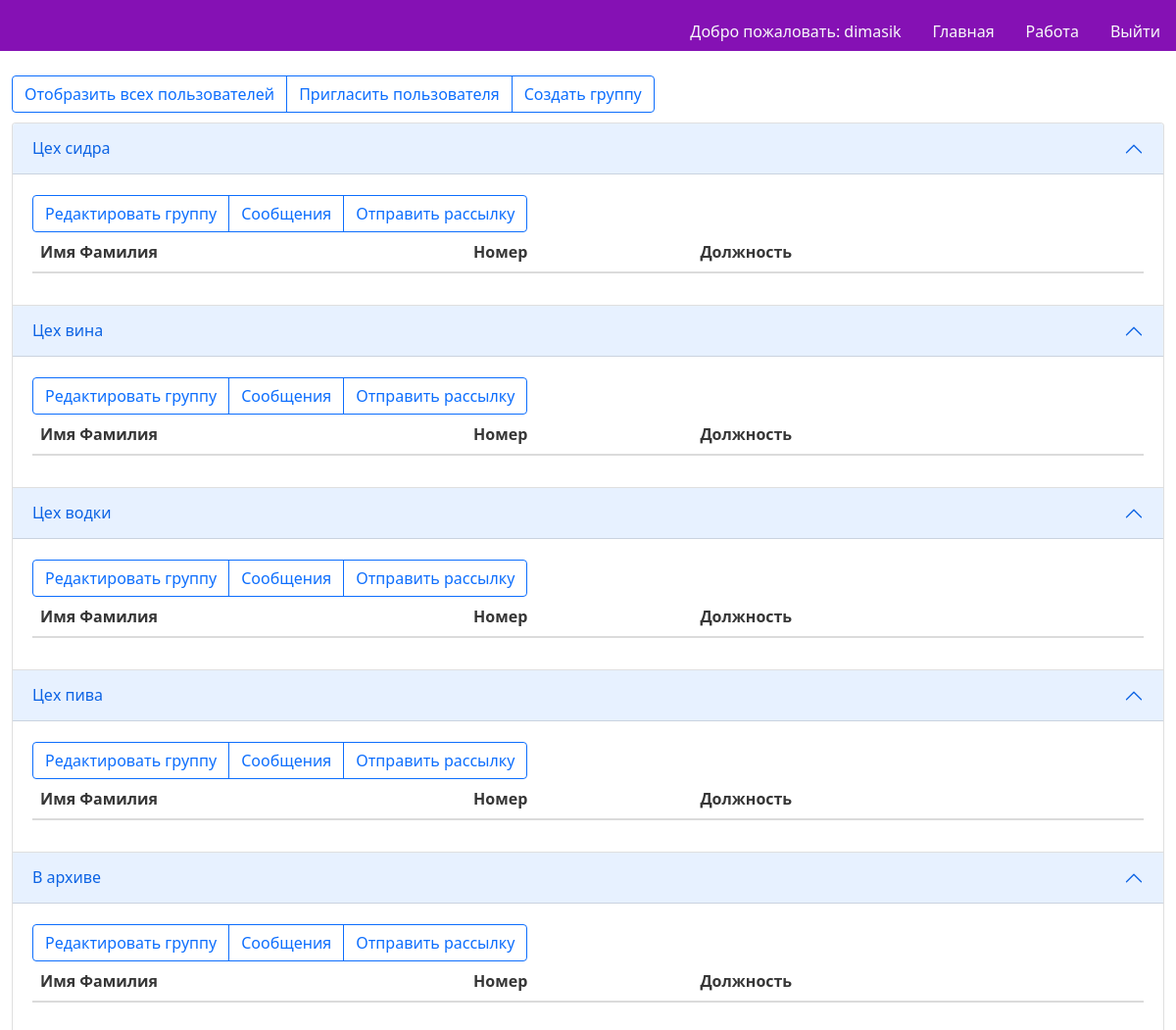
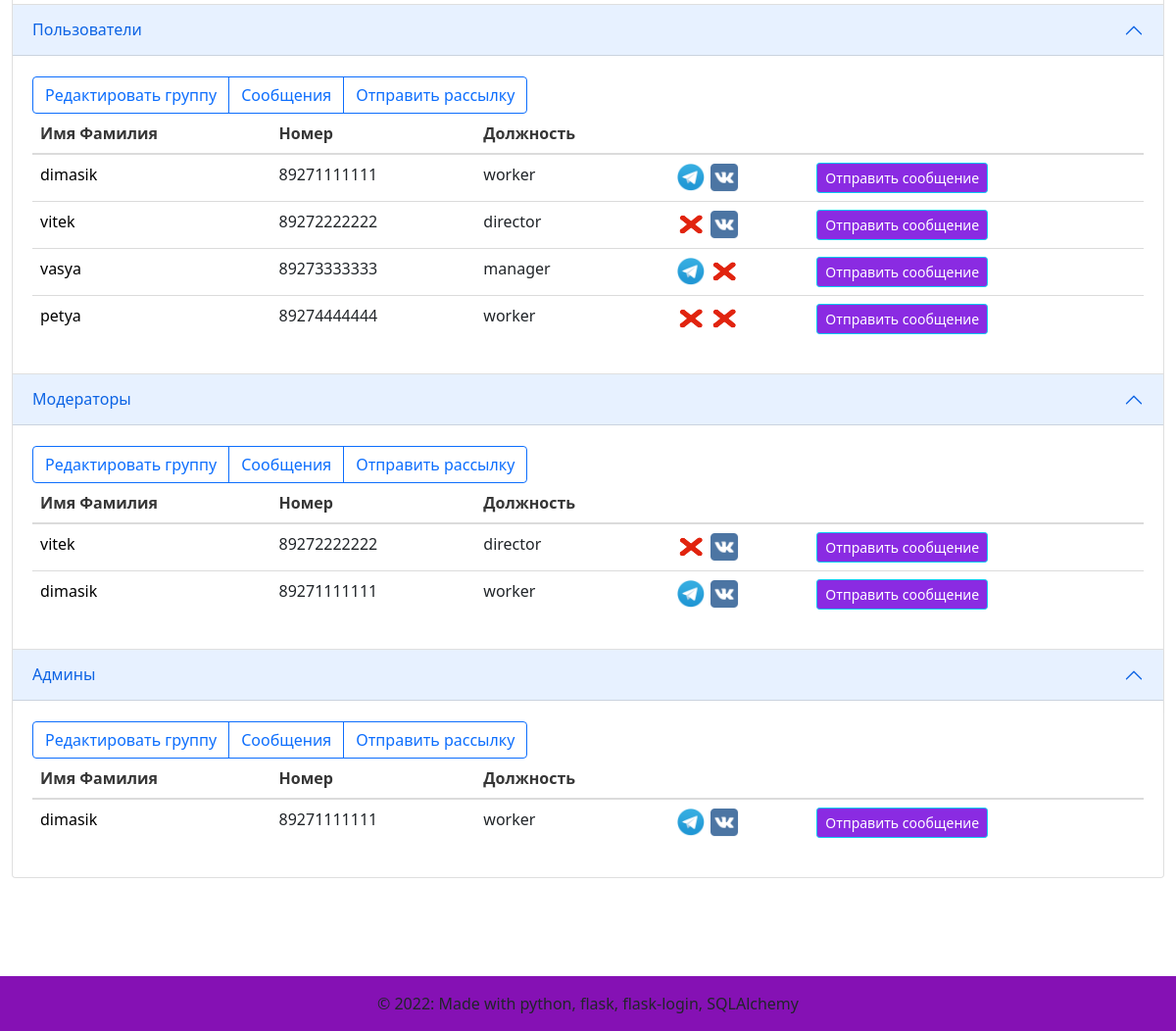
/workallgroups (signed in), run on an earlier commit of the app's database (2 pictures, top to bottom).
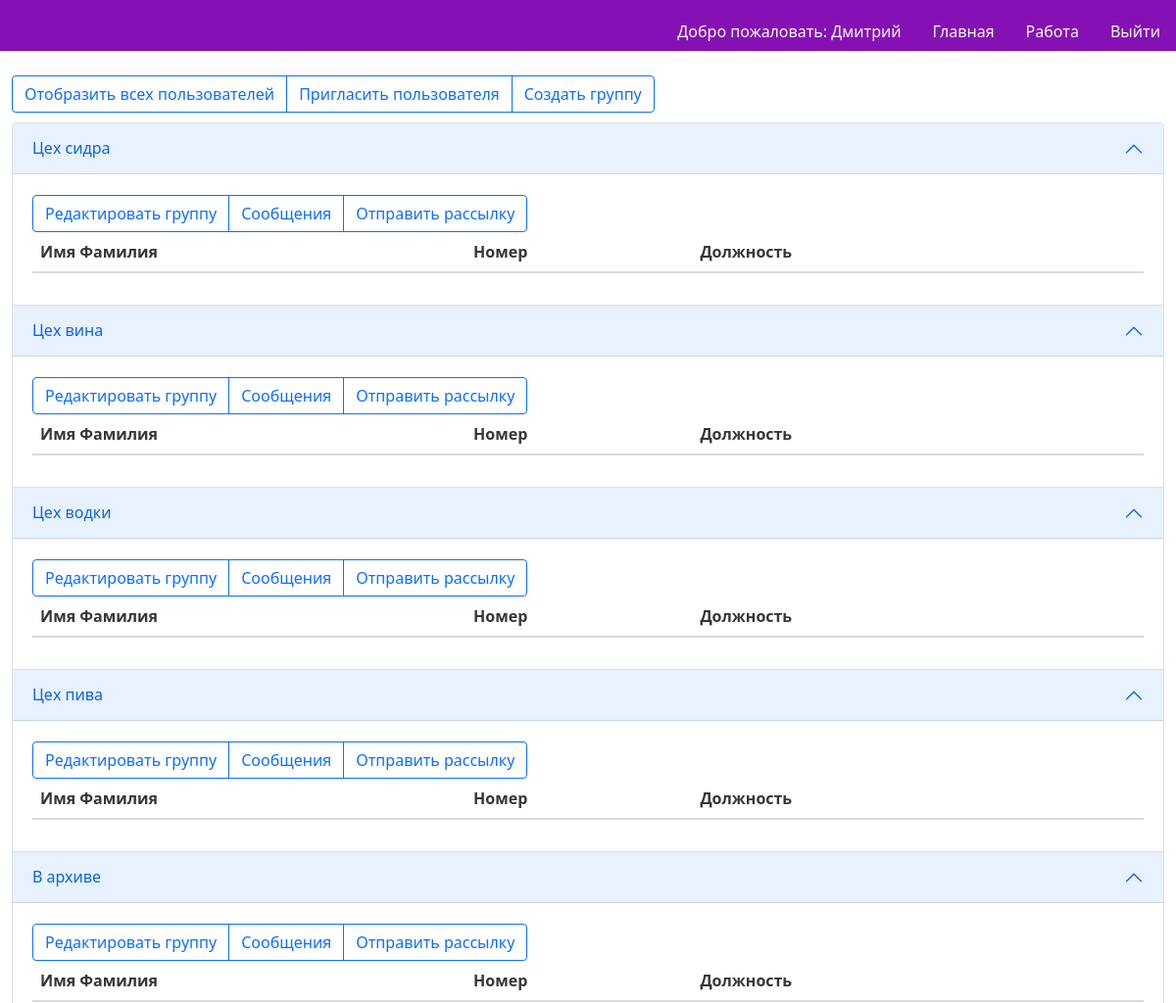
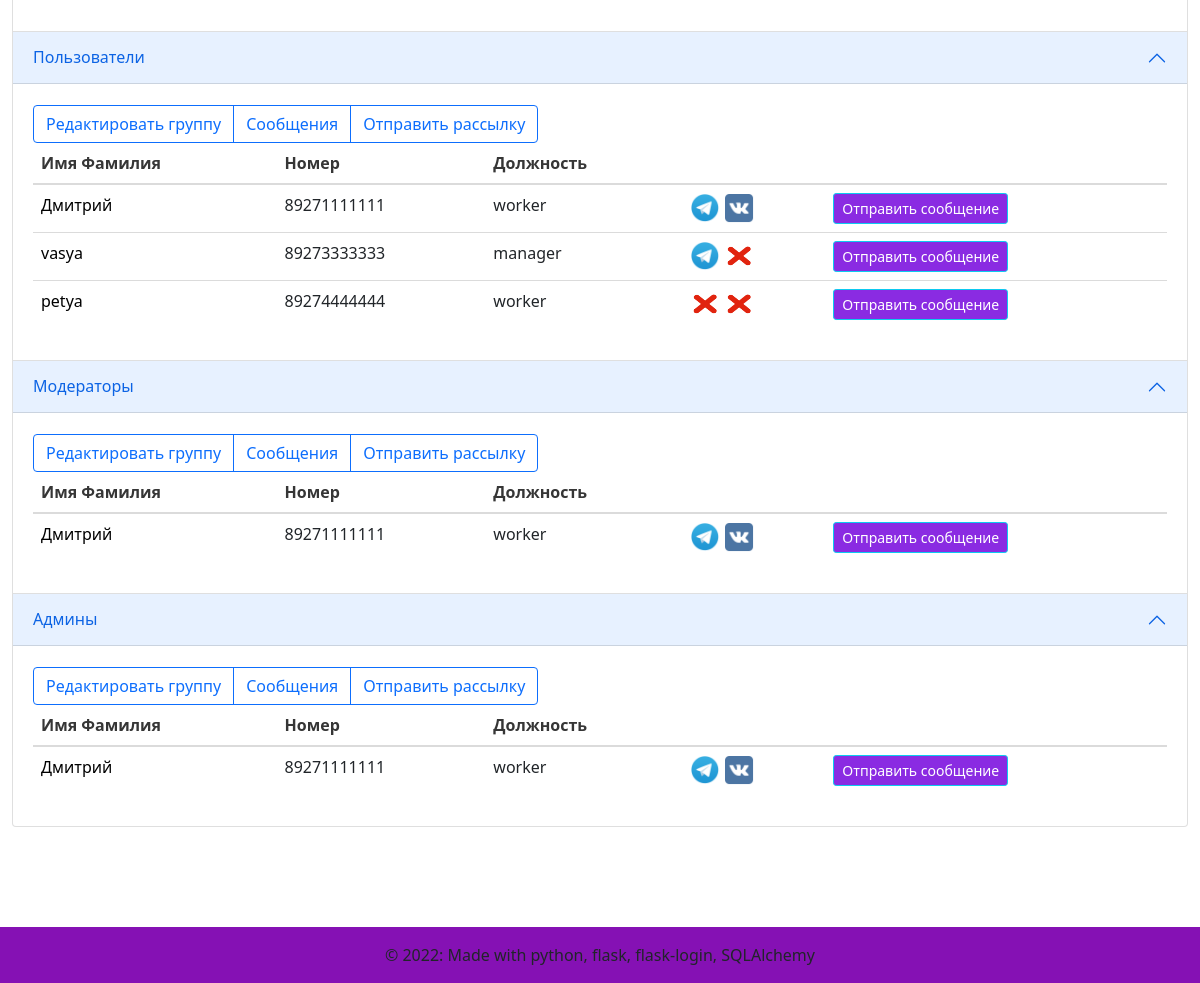
And on a later commit of the database (2 pictures, top to bottom).
### models.py (models this page shows)
class User(UserMixin, db.Model):
    id = db.Column(db.Integer,
                   nullable=False,
                   unique=True,
                   primary_key=True,
                   autoincrement=True)  # primary keys are required by SQLAlchemy
    password = db.Column(db.String(100))  # пароль есть только у администраторов и модераторов
    name = db.Column(db.String(100))  # имя фамилия
    phone_number = db.Column(db.String(11), unique=True)  # номер телефона
    vk_authorized = db.Column(db.Boolean)  # авторизован вк или нет
    tlg_authorized = db.Column(db.Boolean)  # авторизован в телеграм или нет
    status = db.Column(db.String(30))  # статус пользователя(ожидает подтверждения\в архиве\подтвержден)
    app_role = db.Column(db.String(20))  # роль в приложении(админ, модератор, пользователь)
    organisation_role = db.Column(db.String(100))  # должность в организации

class Group(db.Model):
    id = db.Column(db.Integer,
                   nullable=False,
                   unique=True,
                   primary_key=True,
                   autoincrement=True)  # primary keys are required by SQLAlchemy
    name = db.Column(db.String(100), unique=True)  # название группы
    owner_id = db.Column(db.Integer, db.ForeignKey('user.id'))  # идентификатор создателя или владельца
    owner = db.relationship('User', backref='owner', lazy='subquery')

### main.py (the view)
@main.route('/workallgroups')
@login_required
def workallgroups():
    users = User.query.all()
    relations = db.session.query(users_groups_relations).all()
    groups = Group.query.order_by(db.desc(Group.id)).all()
    return render_template('workallgroups.html', users=users, groups=groups, relations=relations)

### templates/workallgroups.html
{% extends "base.html" %}
{% block content %}
<div class="btn-group" role="group" aria-label="Basic outlined example" style="margin-top: 5px">
<a class="btn btn-outline-primary" href="./workallusers" role="button">Отобразить всех пользователей</a>
<a class="btn btn-outline-primary" href="{{url_for('users.createuser')}}" role="button">Пригласить пользователя</a>
<a class="btn btn-outline-primary" href="{{url_for('groups.creategroup')}}" role="button">Создать группу</a>
</div>
    <div class="accordion" id="accordionPanelsStayOpenExample" style="margin-top: 10px">
    {% for group in groups if current_user.app_role == 'administrator' or current_user.id == group['owner_id'] or group['id'] == 4%}
      <div class="accordion-item">
        <h2 class="accordion-header" id="panelsStayOpen-heading{{ group['id'] }}">
          <button class="accordion-button" type="button" data-bs-toggle="collapse" data-bs-target="#panelsStayOpen-collapse{{ group['id'] }}" aria-expanded="true" aria-controls="panelsStayOpen-collapse{{ group['id'] }}">
            {{ group['name'] }}
          </button>
        </h2>
        <div id="panelsStayOpen-collapse{{ group['id'] }}" class="accordion-collapse collapse show" aria-labelledby="panelsStayOpen-heading{{ group['id'] }}">
          <div class="accordion-body">
                <div class="btn-group" role="group" aria-label="Basic outlined example" style="margin-top: 5px; margin-right: 10px">
                    <a class="btn btn-outline-primary" href="{{ url_for('groups.editgroup', id=group['id']) }}" role="button">Редактировать группу</a>
                    <a class="btn btn-outline-primary" href="#" role="button">Сообщения</a>
                    <a class="btn btn-outline-primary" href="#" role="button">Отправить рассылку</a>
                </div>
                <table class="table table-hover">
                      <thead>
                        <tr>
                          <th scope="col">Имя Фамилия</th>
                          <th scope="col">Номер</th>
                          <th scope="col">Должность</th>
                            <th scope="col"></th>
                          <th scope="col"></th>
                        </tr>
                      </thead>
                    <tbody>
                        {% for row in relations if group['id'] == row['group_id']%}
                            {%for user in users if user['id'] == row['user_id']%}
                                <tr id="group{{ group['id'] }}user{{ user['id'] }}">
                                  <td scope="row">
                                      <a class="text-decoration-none" style="color: black"
                                        href="{{ url_for('users.edituser', id=user['id']) }}">
                                      {{ user['name'] }}</a></td>
                                  <td>{{ user['phone_number'] }}</td>
                                  <td>{{ user['organisation_role'] }}</td>
                                  <td>
                                      {% if user['tlg_authorized'] %}
                                          <img src="../static/images/tg.png" alt="TG" class="img-rounded" style="height:30px; width:30px"/>
                                      {% else %}
                                          <img src="../static/images/none.png" alt="" class="img-rounded" style="height:30px; width:30px"/>
                                      {% endif %}
                                      {% if user['vk_authorized'] %}
                                          <img src="../static/images/vk.png" alt="VK" class="img-rounded" style="height:30px; width:30px"/>
                                      {% else %}
                                          <img src="../static/images/none.png" alt="" class="img-rounded" style="height:30px; width:30px"/>
                                      {% endif %}
                                  </td>
                                  <td>
                                        <a class="btn btn-info btn-sm" style="background-color:blueviolet; color:white" href="">
                                            Отправить сообщение
                                        </a>
                                  </td>
                                </tr>
                              {%endfor%}
                        {% endfor %}
                    </tbody>
                </table>
          </div>
        </div>
      </div>
    {% endfor %}
    </div>
{% endblock %}

### templates/base.html (shortened to what this page needs)
<!DOCTYPE html>
<html>
<head>
    <link rel="stylesheet" href="https://cdnjs.cloudflare.com/ajax/libs/bulma/0.7.2/css/bulma.min.css" />
    <link href="https://cdn.jsdelivr.net/npm/bootstrap@5.1.3/dist/css/bootstrap.min.css" rel="stylesheet">
    <link rel="stylesheet" href="../static/css/preloader.css"/>
</head>
<body class="loader-body" style="background-color: #ffffff; height: inherit">
            <nav class="d-none page-header navbar navbar-light sticky-top" style="background-color: #8511b4;">
                <div class="container-fluid ">
                    <ul class="nav nav-pills position-absolute bottom-0 end-0">
                        {% if current_user.is_authenticated %}
                        <li class="nav-item">
                            <a class="nav-link text-light" style="color: black"
                                        href="{{ url_for('users.edituser', id=current_user.id) }}">
                                Добро пожаловать: {{ current_user.name }}
                            </a>
                         </li>
                        {% endif %}
                        <li class="nav-item" >
                            <a href="{{ url_for('main.index') }}" class="nav-link text-light">
                                Главная
                            </a>
                        </li>
                        {% if current_user.is_authenticated %}
                        <li class="nav-item">
                            <a href="{{ url_for('main.workallusers') }}" class="nav-link text-light">
                                Работа
                            </a>
                        </li>
                        {% endif %}
                        {% if current_user.is_authenticated %}
                        <li class="nav-item">
                            <a href="{{ url_for('auth.logout') }}" class="nav-link text-light">
                                Выйти
                            </a>
                        </li>
                        {% endif %}
                    </ul>
                </div>
            </nav>
            <div class="d-none page-main container-fluid" style="height: 82%">
                   {% block content %}
                   {% endblock %}
            </div>
            <footer class="d-none page-footer font-small blue" style="background-color: #8511b4; margin-top: 100px">
              <div class="footer-copyright text-center py-3">© 2022: Made with python, flask, flask-login, SQLAlchemy
              </div>
            </footer>
    </body>
</html>

What changed in the data, as far as the page shows it:
changed User: name "dimasik" → "Дмитрий"
changed Group "Пользователи": loses User (name "vitek", phone_number "89272222222", organisation_role "director", tlg_authorized False (drawn), vk_authorized True (drawn)); gains User (name "vasya", phone_number "89273333333", organisation_role "manager", tlg_authorized True (drawn), vk_authorized False (drawn)); gains User (name "petya", phone_number "89274444444", organisation_role "worker", tlg_authorized False (drawn), vk_authorized False (drawn)); loses User (name "vasya", phone_number "89273333333", organisation_role "manager", tlg_authorized True (drawn), vk_authorized False (drawn)); loses User (name "petya", phone_number "89274444444", organisation_role "worker", tlg_authorized False (drawn), vk_authorized False (drawn))
changed Group "Модераторы": loses User (name "vitek", phone_number "89272222222", organisation_role "director", tlg_authorized False (drawn), vk_authorized True (drawn)); gains User (name "Дмитрий", phone_number "89271111111", organisation_role "worker", tlg_authorized True (drawn), vk_authorized True (drawn)); loses User (name "dimasik", phone_number "89271111111", organisation_role "worker", tlg_authorized True (drawn), vk_authorized True (drawn))
